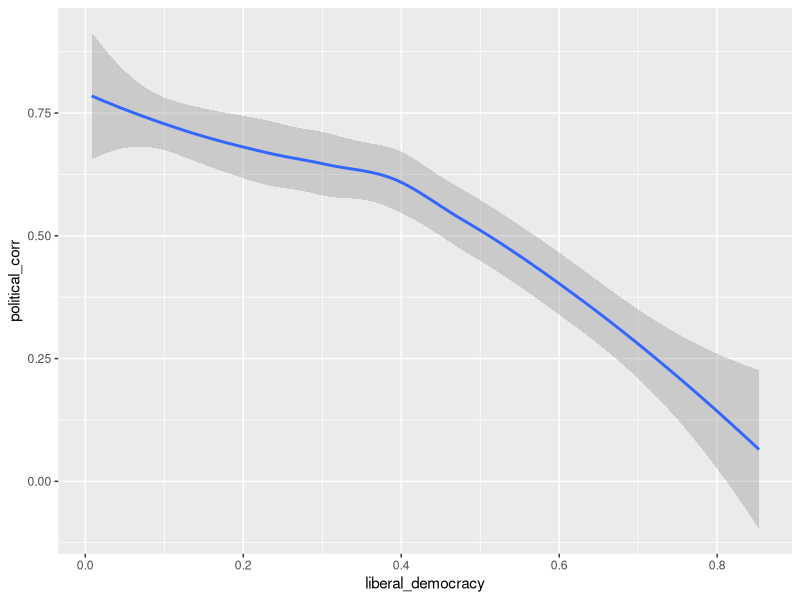
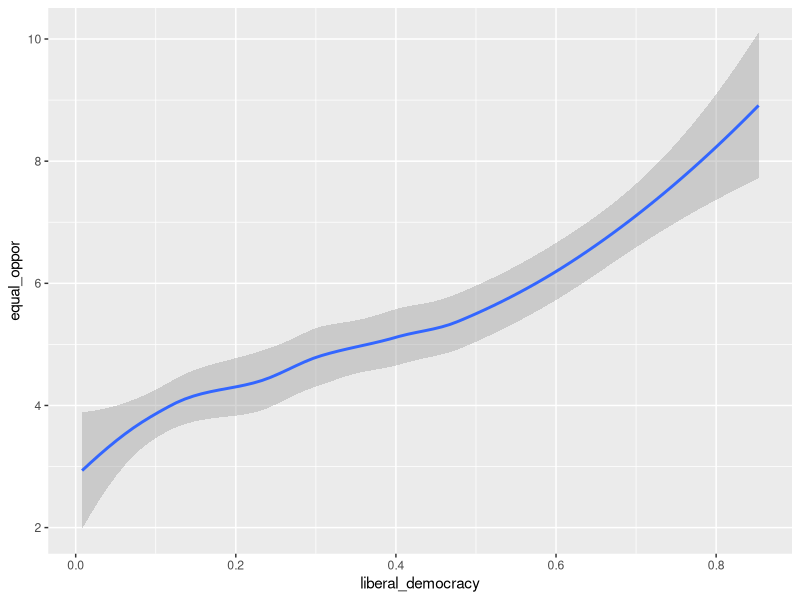
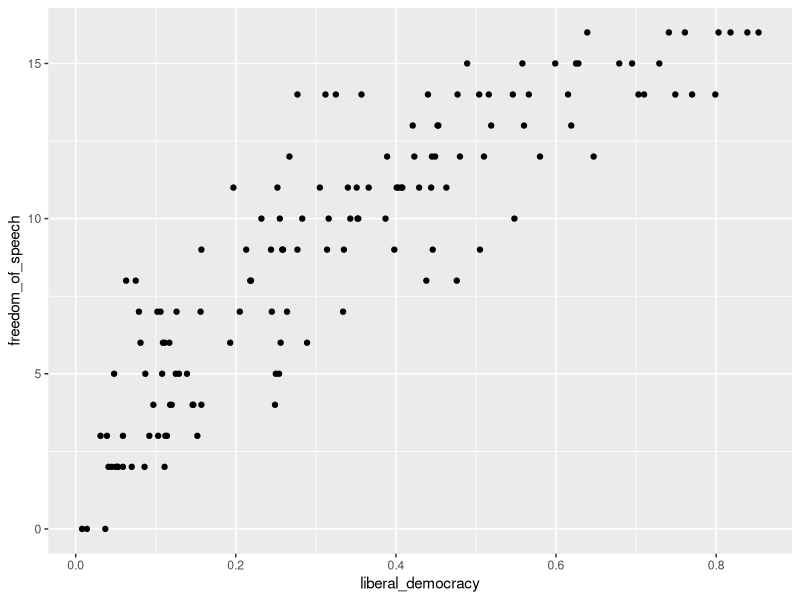

These charts were generated, in order, by the following R code: (Note: this script raises an error after producing the figures.)
## ---- chunk 1
knitr::opts_chunk$set(echo = TRUE)
## ---- chunk 2
  library(tidyverse)
## ---- chunk 3
  qog_std <- read.csv("dataset/qog_std_cs_jan22.csv")



qog_std %>% drop_na()
## ---- chunk 4
 qog_std$oecd_c
## ---- chunk 5
democracy_effect <- qog_std %>%
  select(
    vdem_libdem,
    vdem_corr,
    bti_eo,
    oecd_evogdp_t1,
    fh_feb,
    vdem_mecorrpt,
  )%>%
  rename(
    liberal_democracy = vdem_libdem,
    political_corr = vdem_corr,
    equal_oppor = bti_eo,
    gdp_growth =oecd_evogdp_t1,
    freedom_of_speech = fh_feb,
    media_corrupt = vdem_mecorrpt,
  ) %>% drop_na(liberal_democracy, 
                political_corr, 
                equal_oppor, 
                freedom_of_speech, 
                media_corrupt
  )
    

democracy_effect
## ---- chunk 6
  ggplot(data = democracy_effect) +
  geom_smooth(mapping = aes(x = liberal_democracy, y = political_corr))
## ---- chunk 7
  ggplot(data = democracy_effect) +
  geom_smooth(mapping = aes(x = liberal_democracy, y = equal_oppor))

## ---- chunk 8
  ggplot(data = democracy_effect) +
  geom_point(mapping = aes(x = liberal_democracy, y = freedom_of_speech)) 


## ---- chunk 9
  ggplot(data = democracy_effect) +
  geom_point(mapping = aes(x = liberal_democracy, y = freedom_of_speech, color = election_integrity)) 


## ---- chunk 10

  ggplot(data = democracy_effect) +
  geom_point(mapping = aes(x = liberal_democracy, y = media_corrupt))

## ---- chunk 11

  ggplot(data = democracy_effect) +
  geom_bar(mapping = aes(x = institution))
## ---- chunk 12
  ggplot(data = democracy_effect) +
  geom_smooth(mapping = aes(x = liberal_democracy, y = accepting_bribe))


## ---- chunk 13
  ggplot(data = democracy_effect) +
  geom_smooth(mapping = aes(x = liberal_democracy, y = embezzlement))

## ---- chunk 14
  ggplot(data = democracy_effect, mapping = aes(x = liberal_democracy, y = freedom_of_speech)) +
  geom_point() +
  geom_smooth(method = lm, color ="red", se=FALSE)


## ---- chunk 15
  ggplot(data = democracy_effect) +
  geom_smooth(mapping = aes(x = liberal_democracy, y = rule_of_law))

## ---- chunk 16
  ggplot(data = democracy_effect) +
  geom_point(mapping = aes(x = liberal_democracy, y = civil_rights))
## ---- chunk 17
  ggplot(data = democracy_effect) +
  geom_smooth(mapping = aes(x = liberal_democracy, y = relig_importance))
